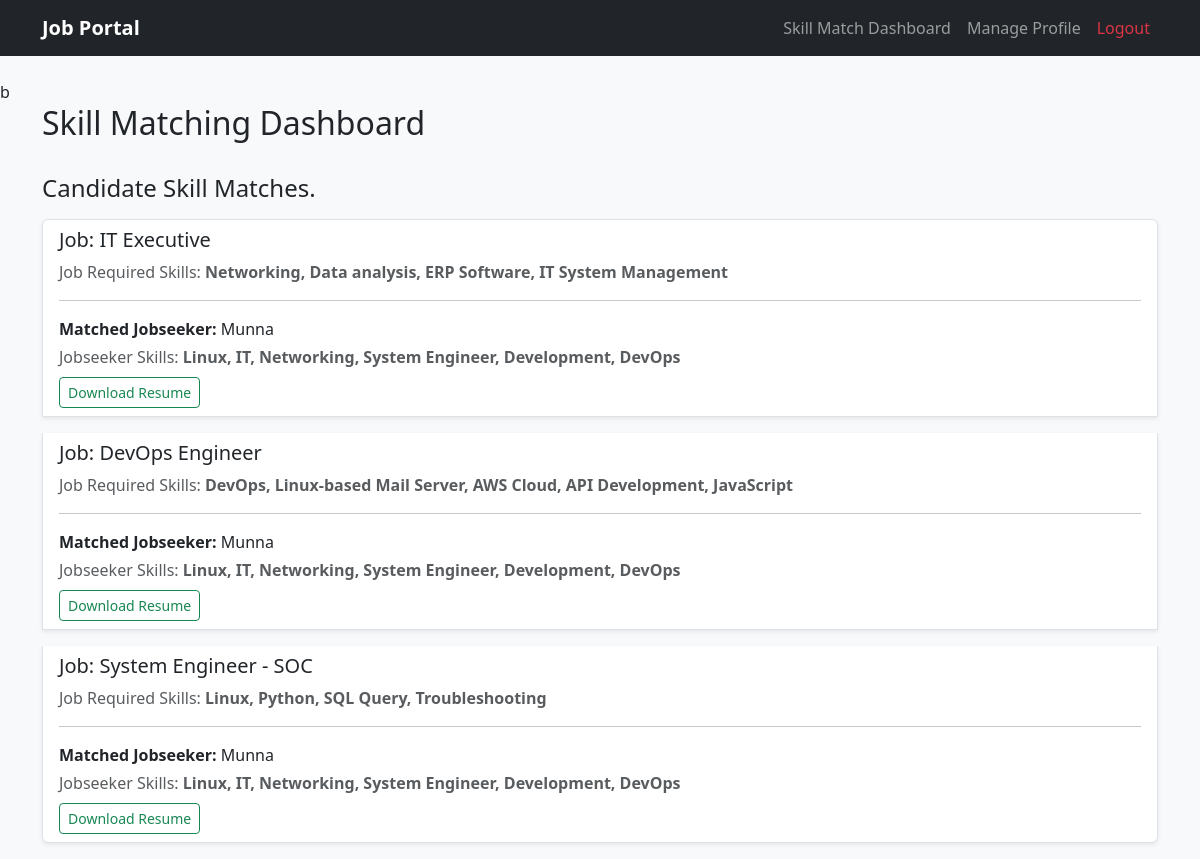
Screenshot of /skill-match/ (signed in) with the database file from the repository.
### Job_Portal/models.py (models this page shows, shortened)
class Job(models.Model):
    recruiter = models.ForeignKey(User, on_delete=models.CASCADE, related_name='jobs')
    title = models.CharField(max_length=200)
    number_of_openings = models.PositiveIntegerField()
    company_name = models.CharField(max_length=200, blank=True, null=True)
    category = models.CharField(max_length=100)
    job_description = models.TextField()
    skills_set = models.CharField(max_length=255, help_text="Required skills")
    created_at = models.DateTimeField(auto_now_add=True)

class UserProfile(models.Model):
  USER_TYPES = [
      ('jobseeker', 'Jobseeker'),
      ('recruiter', 'Recruiter'),
  ]
  user = models.OneToOneField(User, on_delete=models.CASCADE)
  user_type = models.CharField(max_length=20, choices=USER_TYPES, default='jobseeker')
  display_name = models.CharField(max_length=100, blank=True, null=True)
  profile_picture = models.ImageField(
      upload_to='profiles/', blank=True, null=True
  )
  phone_number = models.CharField(max_length=20, blank=True, null=True)
  location = models.CharField(max_length=100, blank=True, null=True)
  website = models.URLField(blank=True, null=True)
  bio = models.TextField(blank=True, null=True)
  company_info = models.TextField(blank=True, null=True)
  skills_set = models.TextField(blank=True, null=True)
  resume = models.FileField(upload_to='resumes/', blank=True, null=True)

### Job_Portal/views.py (the view)
# urls.py: path('skill-match/', views.skill_match_view, name='skill_match'),
@login_required
def skill_match_view(request):
    profile = request.user.userprofile
    context = {'profile': profile}
    if profile.user_type == 'jobseeker':
        user_skills = [skill.strip().lower() for skill in (profile.skills_set or "").split(',') if skill.strip()]
        matched_jobs = []
        all_jobs = Job.objects.all()
        for job in all_jobs:
            job_req_skills = [skill.strip().lower() for skill in job.skills_set.split(',') if skill.strip()]
            if any(skill in user_skills for skill in job_req_skills):
                matched_jobs.append(job)
        context['matched_jobs'] = matched_jobs
    elif profile.user_type == 'recruiter':
        recruiter_jobs = Job.objects.filter(recruiter=request.user)
        matches = []
        jobseekers = UserProfile.objects.filter(user_type='jobseeker')
        for job in recruiter_jobs:
            job_req_skills = [skill.strip().lower() for skill in job.skills_set.split(',') if skill.strip()]
            for seeker in jobseekers:
                seeker_skills = [skill.strip().lower() for skill in (seeker.skills_set or "").split(',') if skill.strip()]
                if any(skill in seeker_skills for skill in job_req_skills):
                    matches.append({'job': job, 'seeker': seeker})
        context['matches'] = matches
    return render(request, 'skill_match.html', context)

### templates/skill_match.html
{% extends 'base.html' %}
{% block content %}
<div class="row">
    <div class="col-md-12 mb-4">
        <h2>Skill Matching Dashboard</h2>
    </div>
    {% if profile.user_type == 'jobseeker' %}
        <div class="col-md-12">
            <h4>Jobs Matching Your Skills ({{ profile.skills_set }})</h4>
            <div class="list-group mt-3">
                {% for job in matched_jobs %}
                    <div class="list-group-item mb-3 shadow-sm">
                        <h5>{{ job.title }} <span class="badge bg-success float-end">{{ job.category }}</span></h5>
                        <p class="text-muted mb-1">Required Skills: <strong>{{ job.skills_set }}</strong></p>
                        <p>{{ job.job_description }}</p>
                        <a href="{% url 'apply_job' job.id %}" class="btn btn-sm btn-outline-primary">Apply Now</a>
                        <a href="{% url 'job_detail' job.pk %}" class="btn btn-outline-primary btn-sm">View Details</a>
                    </div>
                {% empty %}
                    <div class="alert alert-info">No direct skill matches. <a href="{% url 'profile_manage' %}">Profile Manager</a>!</div>
                {% endfor %}
            </div>
        </div>
    {% else %}
        <div class="col-md-12">
            <h4>Candidate Skill Matches.</h4>
            <div class="list-group mt-3">
                {% for match in matches %}
                    <div class="list-group-item mb-3 shadow-sm">
                        <h5>Job: {{ match.job.title }}</h5>
                        <p class="text-muted mb-1">Job Required Skills: <strong>{{ match.job.skills_set }}</strong></p>
                        <hr>
                        <p class="mb-1"><strong>Matched Jobseeker:</strong> {{ match.seeker.display_name }}</p>
                        <p class="text-muted mb-2">Jobseeker Skills: <strong>{{ match.seeker.skills_set }}</strong></p>
                        {% if match.seeker.resume %}
                            <a href="{{ match.seeker.resume.url }}" class="btn btn-sm btn-outline-success" target="_blank">Download Resume</a>
                        {% else %}
                            <span class="text-danger small">No resume uploaded</span>
                        {% endif %}
                    </div>
                {% empty %}
                    <div class="alert alert-info">No candidate skill matches.</div>
                {% endfor %}
            </div>
        </div>
    {% endif %}
</div>
{% endblock %}

### rows the page displays
Job: job "IT Executive", job.skills_set "Networking, Data analysis, ERP Software, IT System Management", seeker.display_name "Munna", seeker.skills_set "Linux, IT, Networking, System Engineer, Development, DevOps"
Job: job "DevOps Engineer", job.skills_set "DevOps, Linux-based Mail Server, AWS Cloud, API Development, JavaScript", seeker.display_name "Munna", seeker.skills_set "Linux, IT, Networking, System Engineer, Development, DevOps"
Job: job "System Engineer - SOC", job.skills_set "Linux, Python, SQL Query, Troubleshooting", seeker.display_name "Munna", seeker.skills_set "Linux, IT, Networking, System Engineer, Development, DevOps"
